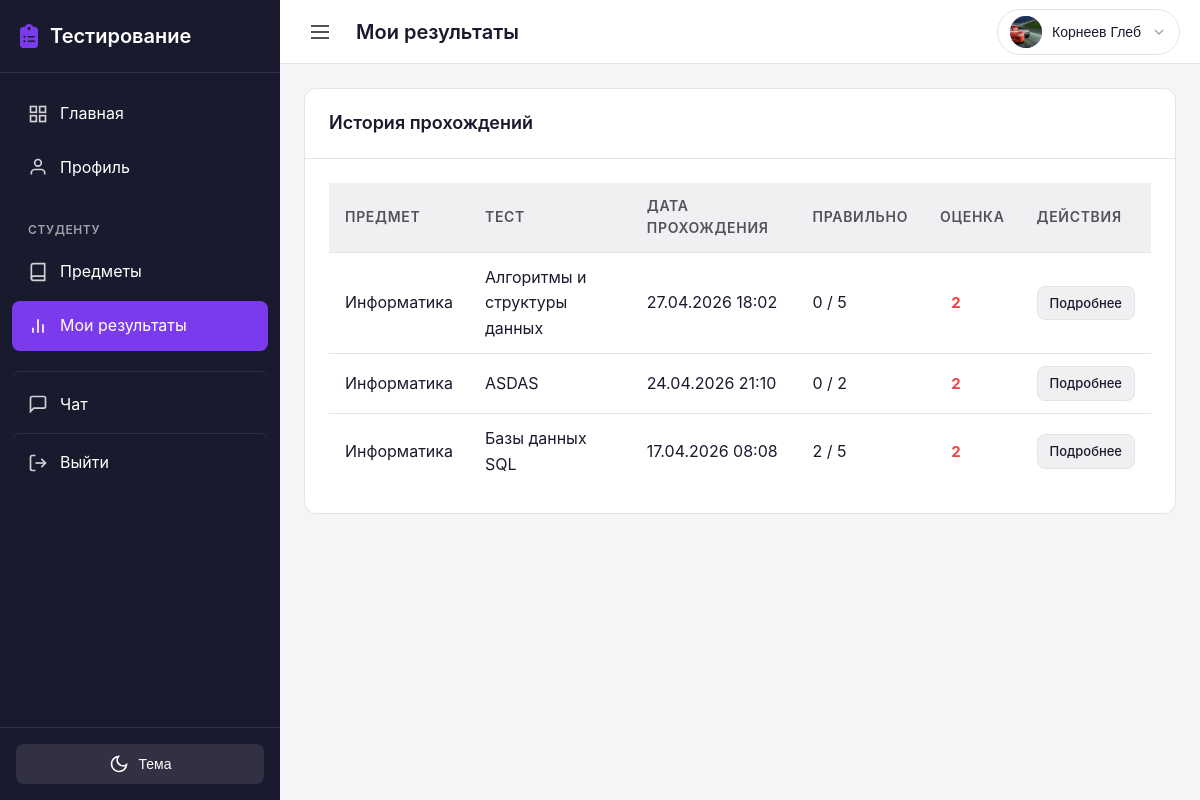
The page /student/results/ (signed in) on the database as committed earlier.
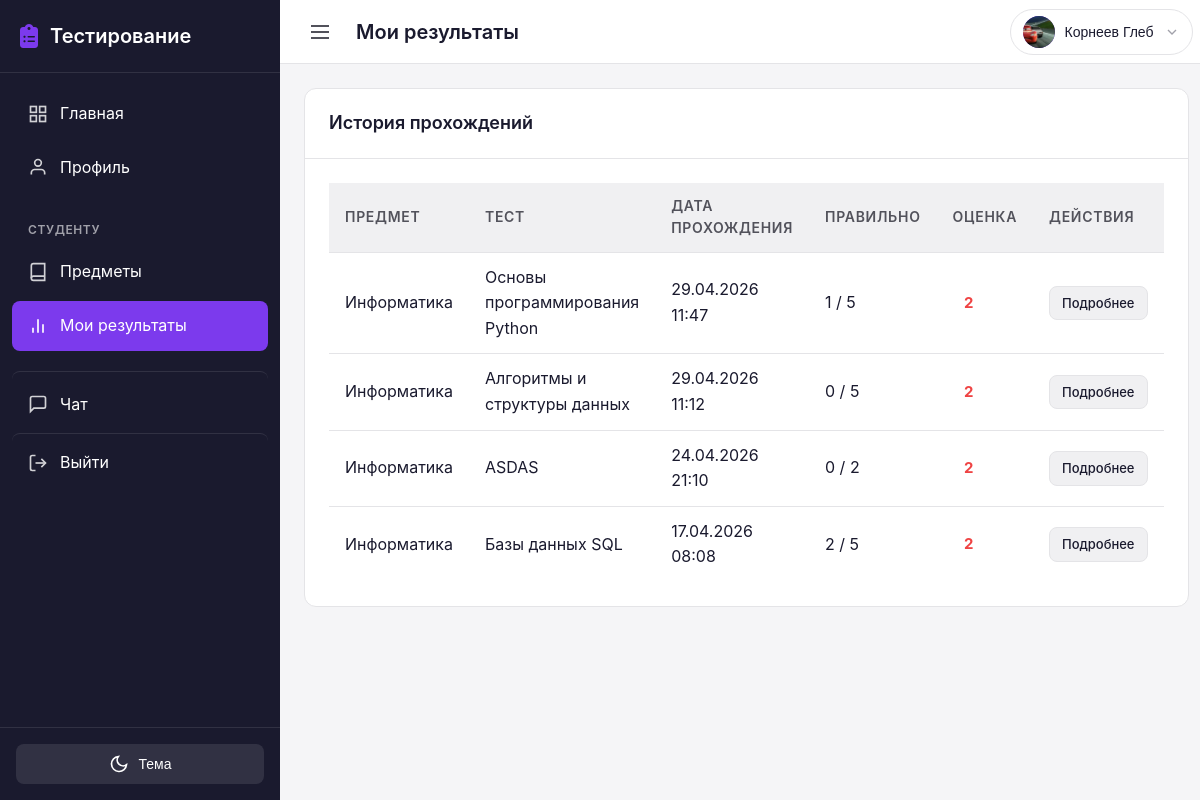
The same page on the database as committed later.
### results/models.py (models this page shows, shortened)
class Result(models.Model):
    GRADE_CHOICES = [
        (2, '2 (Неудовлетворительно)'),
        (3, '3 (Удовлетворительно)'),
        (4, '4 (Хорошо)'),
        (5, '5 (Отлично)'),
    ]
    test = models.ForeignKey(
        'tests.Test',
        on_delete=models.CASCADE,
        related_name='results',
        verbose_name='Тест'
    )
    student = models.ForeignKey(
        settings.AUTH_USER_MODEL,
        on_delete=models.CASCADE,
        related_name='test_results',
        limit_choices_to={'role': 'student'},
        verbose_name='Студент'
    )
    grade = models.PositiveSmallIntegerField(
        choices=GRADE_CHOICES,
        null=True,
        blank=True,
        verbose_name='Оценка',
        help_text='Оценка за тест (2-5) или пусто, если не проверено'
    )
    started_at = models.DateTimeField(
        auto_now_add=True,
        verbose_name='Время начала'
    )
    completed_at = models.DateTimeField(
        null=True,
        blank=True,
        verbose_name='Время завершения'
    )
    correct_answers_count = models.PositiveIntegerField(
        default=0,
        verbose_name='Количество верных ответов'
    )
    total_questions = models.PositiveIntegerField(
        default=0,
        verbose_name='Общее количество вопросов'
    )
    device_info = models.CharField(
        max_length=200,
        blank=True,
        verbose_name='Устройство',
        help_text='Информация об устройстве, с которого проходил тест'
    )
    tab_switches_count = models.PositiveIntegerField(
        default=0,
        verbose_name='Переключения вкладок',
        help_text='Количество раз, когда страница становилась неактивной'
    )
    class Meta:
        verbose_name = 'Результат'
        verbose_name_plural = 'Результаты'
        ordering = ['-completed_at', '-started_at']

### tests/models.py (models this page shows, shortened)
class Test(models.Model):
    subject = models.ForeignKey(
        'groups.Subject',
        on_delete=models.CASCADE,
        related_name='tests',
        verbose_name='Предмет'
    )
    title = models.CharField(
        max_length=200,
        verbose_name='Название теста'
    )
    description = models.TextField(
        blank=True,
        verbose_name='Описание'
    )
    time_limit = models.PositiveIntegerField(
        default=60,
        verbose_name='Время на прохождение (минут)',
        help_text='Время в минутах на прохождение теста'
    )
    is_published = models.BooleanField(
        default=False,
        verbose_name='Опубликован',
        help_text='Если отмечено, тест доступен студентам'
    )
    show_correct_answers = models.BooleanField(
        default=True,
        verbose_name='Показывать правильные ответы',
        help_text='Показывать ли правильные ответы после прохождения'
    )
    shuffle_questions = models.BooleanField(
        default=False,
        verbose_name='Перемешивать вопросы',
        help_text='Если отмечено, порядок вопросов и ответов будет случайным для каждого студента'
    )
    groups = models.ManyToManyField(
        'groups.Group',
        related_name='tests',
        verbose_name='Группы',
        help_text='Группы, которым доступен тест'
    )
    created_by = models.ForeignKey(
        settings.AUTH_USER_MODEL,
        on_delete=models.CASCADE,
        related_name='created_tests',
        limit_choices_to={'role': 'teacher'},
        verbose_name='Создал преподаватель'
    )
    created_at = models.DateTimeField(
        auto_now_add=True,
        verbose_name='Дата создания'
    )
    updated_at = models.DateTimeField(
        auto_now=True,
        verbose_name='Дата обновления'
    )
    class Meta:
        verbose_name = 'Тест'
        verbose_name_plural = 'Тесты'
        ordering = ['-created_at']

### groups/models.py (models this page shows, shortened)
class Subject(models.Model):
    name = models.CharField(
        max_length=200,
        verbose_name='Название предмета'
    )
    description = models.TextField(
        blank=True,
        verbose_name='Описание'
    )
    image = models.ImageField(
        upload_to='subject_images/',
        null=True,
        blank=True,
        verbose_name='Изображение предмета'
    )
    teachers = models.ManyToManyField(
        settings.AUTH_USER_MODEL,
        related_name='subjects',
        limit_choices_to={'role': 'teacher'},
        verbose_name='Преподаватели'
    )
    groups = models.ManyToManyField(
        Group,
        related_name='subjects',
        verbose_name='Группы'
    )
    created_at = models.DateTimeField(
        auto_now_add=True,
        verbose_name='Дата создания'
    )
    class Meta:
        verbose_name = 'Предмет'
        verbose_name_plural = 'Предметы'
        ordering = ['name']

### users/views.py (the view)
# urls.py: path('student/results/', views.student_results, name='student_results'),
@login_required
def student_results(request):
    from results.models import Result
    if not request.user.is_student:
        messages.error(request, 'У вас нет доступа к этой странице')
        return redirect('dashboard')
    results = Result.objects.filter(
        student=request.user
    ).select_related('test__subject').order_by('-completed_at', '-started_at')
    context = {'results': results}
    return render(request, 'users/student/results.html', context)

### chat/context_processors.py (called while the page is built)
def unread_messages_count(request):
    if request.user.is_authenticated:
        count = Message.objects.filter(receiver=request.user, is_read=False).count()
        return {'total_unread_messages': count}
    return {'total_unread_messages': 0}

### testingPlatform/ngrok_skip_warning.py (called while the page is built)
    def __call__(self, request):
        request.META['HTTP_NGROK_SKIP_BROWSER_WARNING'] = 'true'
        response = self.get_response(request)
        response['ngrok-skip-browser-warning'] = 'true'
        return response

### users/models.py (called while the page is built)
    @property
    def is_teacher(self):
        return self.role == UserRole.TEACHER

    @property
    def is_student(self):
        return self.role == UserRole.STUDENT

### templates/users/student/results.html (shortened to what this page needs)
{% extends 'base.html' %}
{% load user_tags %}
{% block topbar_title %}Мои результаты{% endblock %}
{% block content %}
<div class="results-container">
    <div class="card">
        <div class="card-header">
            <h2 class="card-title">История прохождений</h2>
        </div>
        <div class="card-body">
            <div class="table-container">
                <table class="table">
                    <thead>
                        <tr>
                            <th>Предмет</th>
                            <th>Тест</th>
                            <th>Дата прохождения</th>
                            <th>Правильно</th>
                            <th>Оценка</th>
                            <th>Действия</th>
                        </tr>
                    </thead>
                    <tbody id="studentResultsTableBody">
                        {% for result in results %}
                        <tr data-result-id="{{ result.id }}">
                            <td>{{ result.test.subject.name }}</td>
                            <td>{{ result.test.title }}</td>
                            <td>
                                {% if result.completed_at %}
                                    {{ result.completed_at|date:"d.m.Y H:i" }}
                                {% else %}
                                    <span class="badge badge-draft">В процессе</span>
                                {% endif %}
                            </td>
                            <td>
                                {% if result.completed_at %}
                                    {{ result.correct_answers_count }} / {{ result.total_questions }}
                                {% else %}
                                    <span class="results-muted">Ожидается завершение</span>
                                {% endif %}
                            </td>
                            <td>
                                {% if result.completed_at and result.grade %}
                                    <span class="grade-badge grade-{{ result.grade }}">
                                        {{ result.grade }}
                                    </span>
                                {% elif not result.completed_at %}
                                    <span class="results-live-timer" data-remaining-seconds="{{ result.remaining_seconds|default_if_none:0 }}">
                                        {{ result.remaining_seconds|format_timer }}
                                    </span>
                                {% else %}
                                    —
                                {% endif %}
                            </td>
                            <td>
                                <a href="{% url 'test_result_detail' result.id %}" class="btn btn-secondary btn-sm">
                                    Подробнее
                                </a>
                            </td>
                        </tr>
                        {% endfor %}
                    </tbody>
                </table>
            </div>
        </div>
    </div>
</div>
{% endblock %}

Rows that differ between the two databases and show on the page:
removed Result: test.subject.name "Информатика", test "Алгоритмы и структуры данных", completed_at "27.04.2026 18:02", correct_answers_count "0", total_questions "5", grade "2"
added Result: test.subject.name "Информатика", test "Основы программирования Python", completed_at "29.04.2026 11:47", correct_answers_count "1", total_questions "5", grade "2"
added Result: test.subject.name "Информатика", test "Алгоритмы и структуры данных", completed_at "29.04.2026 11:12", correct_answers_count "0", total_questions "5", grade "2"
